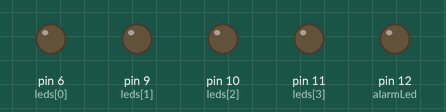
A sketch run on a simulated Arduino Uno, built with avr-gcc and run on an emulated ATmega328P. Parts: output pins drawn as LEDs (lit = HIGH).

Above: at 0.15 s.
At 1.95 s:
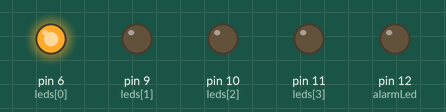
At 2.85 s:
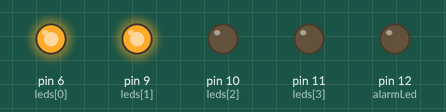
At 3.76 s:
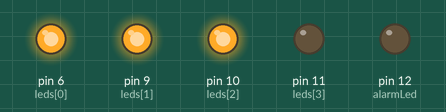
At 19.2 s:
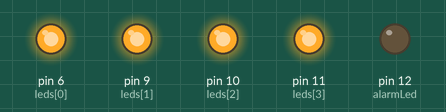
At 38.2 s:
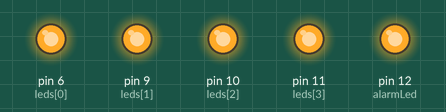
Timing chart, 0 to 40.0 s (numbered marks = the images above):
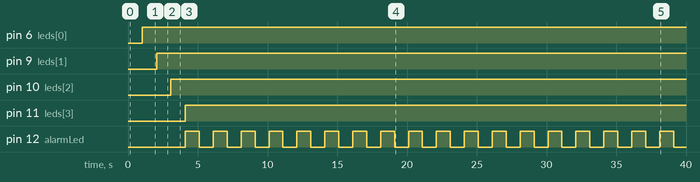

The sketch:

Alarm.ino
```cpp
#include <math.h>

int leds[4] = {6,9,10,11};
int nleds = 4;
int alarmLed = 12;
int alarmTime = 4000; //ms

void setup() {
  // initialize LEDs as PWM
  for (int i = 0; i < 4; i++) pinMode(leds[i], OUTPUT);
  pinMode(alarmLed, OUTPUT);
}

// the loop function runs over and over again forever
void loop() {
  int partialTime = alarmTime / nleds;
  float partialFadeFloat = ((float) partialTime) / 256.0;
  int partialFade = ceil(partialFadeFloat);

  for (int i = 0; i < nleds; i++) {
    int fade = 0;
    while (fade <= 255) {
      analogWrite(leds[i], fade);
      delay(partialFade);
      fade += 1;
    }
  }

  while(1) {
    digitalWrite(alarmLed, HIGH);
    delay(1000);
    digitalWrite(alarmLed, LOW);
    delay(1000);
  }
}
```

Measured:
- by itself, pin 6 (leds[0]): LOW → HIGH at 1.0 s
- by itself, pin 9 (leds[1]): LOW → HIGH at 2.0 s
- by itself, pin 10 (leds[2]): LOW → HIGH at 3.1 s
- by itself, pin 11 (leds[3]): LOW → HIGH at 4.1 s
- by itself, pin 12 (alarmLed): alternates HIGH for 1.0 s and LOW for 1.0 s
